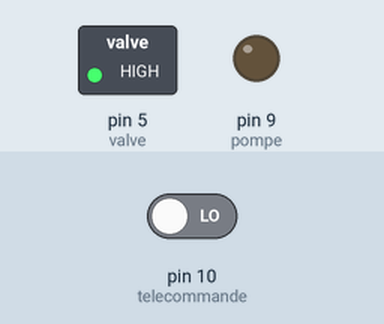
A sketch run on a simulated Arduino Uno, built with avr-gcc and run on an emulated ATmega328P. Parts: switched loads named in the sketch (green lamp = pin HIGH), output pins drawn as LEDs (lit = HIGH). The inputs (shaded band) are chosen by the test bench; at power-on: pin 10 (telecommande) LOW.

Above: at 1.2 s.
1.3 s: pin 10 (telecommande) driven HIGH
At 2.1 s:
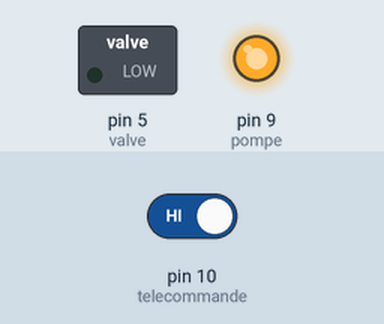
2.8 s: pin 10 (telecommande) driven LOW
At 3.3 s:
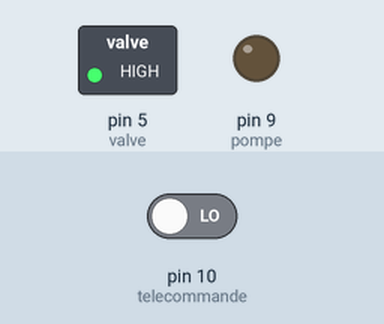
Timing chart, 0 to 5.8 s (numbered marks = the images above; inputs shaded):
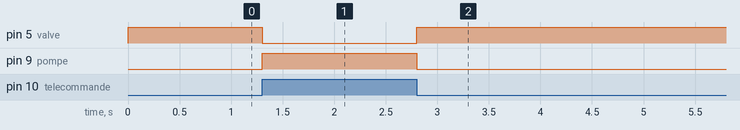

Measured:
- after the input at 1.3 s, pin 5 (valve): HIGH → LOW at once; pin 9 (pompe): LOW → HIGH at once
- after the input at 2.8 s, pin 5 (valve): LOW → HIGH at once; pin 9 (pompe): HIGH → LOW at once

The sketch:

pompe_a_vide.ino
```cpp
void setup() {
  // put your setup code here, to run once:
pinMode(9, OUTPUT); // pompe
pinMode(5, OUTPUT); // valve
pinMode(10, INPUT); //telecommande
}

void loop() {
  // put your main code here, to run repeatedly:
/*digitalWrite (9, LOW);
digitalWrite(5, LOW);
delay(5000);
digitalWrite (9, HIGH);
delay(20000);
digitalWrite (9, LOW);
digitalWrite(5, HIGH);
delay(1000);*/
int aspire=digitalRead(10);
if(aspire==HIGH){
  digitalWrite(9, HIGH);
  digitalWrite(5, LOW);
}else{
  digitalWrite(9, LOW);
digitalWrite(5, HIGH);
}
delay(100);
}
```
